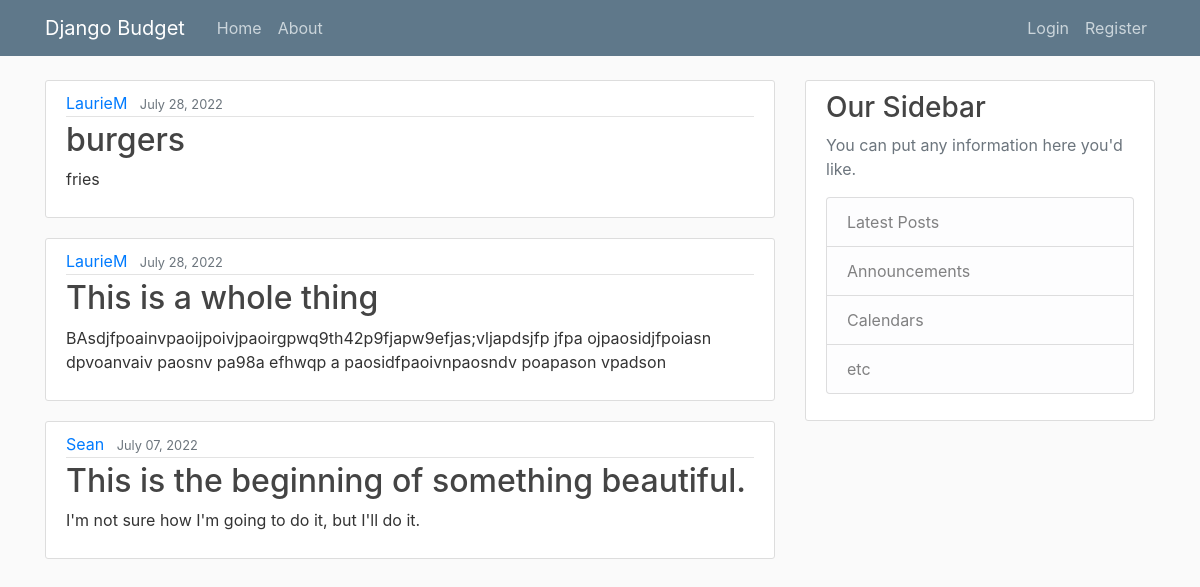
The page / on the database its author committed.
### budget/models.py (models this page shows, shortened)
class Post(models.Model):
    title = models.CharField(max_length=100)
    content = models.TextField()
    date_posted = models.DateTimeField(default=timezone.now)
    author = models.ForeignKey(User, on_delete=models.CASCADE)

### budget/views.py (the view)
# urls.py: path('', PostListView.as_view(), name="budget-home"),
class PostListView(ListView):
    model = Post
    template_name = 'budget/home.html'
    context_object_name = 'posts'
    ordering = ['-date_posted']
    paginate_by = 5

### budget/templates/budget/home.html
{% extends "budget/base.html" %}
{% block content %}
{% for post in posts %}
<article class="media content-section">
    <div class="media-body">
        <div class="article-metadata">
            <a class="mr-2" href="#">{{ post.author }}</a>
            <small class="text-muted">{{ post.date_posted|date:"F d, Y" }}</small>
        </div>
        <h2><a class="article-title" href="#">{{ post.title }}</a></h2>
        <p class="article-content">{{ post.content }}</p>
    </div>
</article>
{% endfor %}
{% endblock content %}

### budget/static/budget/main.css (style rules this page uses)
body { background: #fafafa; color: #333333; margin-top: 5rem; }
h1, h2, h3, h4, h5, h6 { color: #444444; }
.content-section { background: #ffffff; padding: 10px 20px; border: 1px solid #dddddd; border-radius: 3px; margin-bottom: 20px; }
.article-title { color: #444444; }
.article-content { white-space: pre-line; }
.article-metadata { padding-bottom: 1px; margin-bottom: 4px; border-bottom: 1px solid #e3e3e3 }

### rows shown on the page
Post: author "LaurieM", date_posted "July 28, 2022", title "burgers", content "fries"
Post: author "LaurieM", date_posted "July 28, 2022", title "This is a whole thing", content "BAsdjfpoainvpaoijpoivjpaoirgpwq9th42p9fjapw9efjas;vljapdsjfp jfpa ojpaosidjfpoiasn dpvoanvaiv paosnv pa98a efhwqp a paosidfpaoivnpaosndv poapason vpadson"
Post: author "Sean", date_posted "July 07, 2022", title "This is the beginning of something beautiful.", content "I'm not sure how I'm going to do it, but I'll do it."
